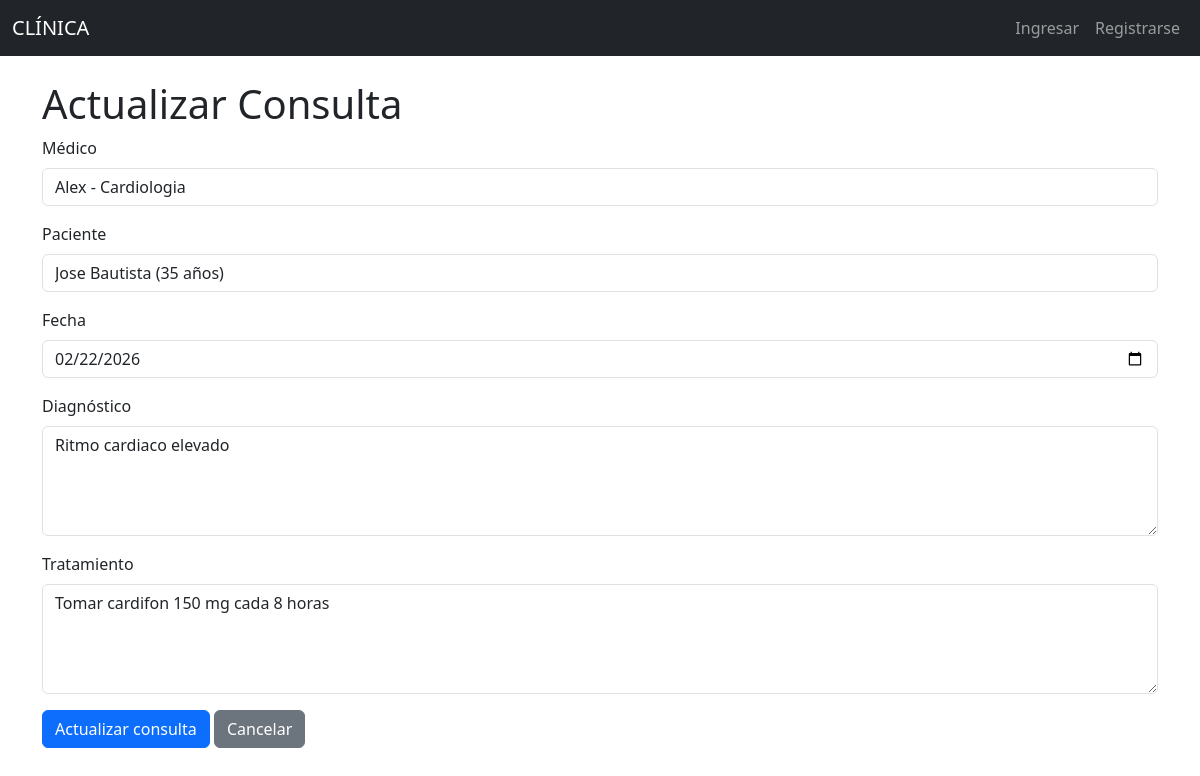
The app's page /consultas/edit/2 with its own data.
### models/consulta_model.py (models this page shows, shortened)
class Consulta(db.Model):
    __tablename__ = "consultas"
    id = db.Column(db.Integer, primary_key=True)
    fecha = db.Column(db.DateTime, nullable=False)
    diagnostico = db.Column(db.String(250), nullable=False)
    tratamiento = db.Column(db.String(250), nullable=False)
    medico_id = db.Column(db.Integer, db.ForeignKey('medicos.id'), nullable=False)
    paciente_id = db.Column(db.Integer, db.ForeignKey('pacientes.id'), nullable=False)
    medico = db.relationship('Medico', back_populates='consultas')
    paciente = db.relationship('Paciente', back_populates='consultas')
    @staticmethod
    def get_by_id(id):
        return Consulta.query.get(id)

### models/medico_model.py (models this page shows, shortened)
class Medico(db.Model):
    __tablename__ = "medicos"
    id = db.Column(db.Integer, primary_key=True)
    nombre = db.Column(db.String(80), nullable=False)
    especialidad = db.Column(db.String(100), nullable=False)
    telefono = db.Column(db.String(20), nullable=False)
    correo = db.Column(db.String(100), nullable=False)
    consultas = db.relationship('Consulta', back_populates='medico', cascade="all, delete-orphan")
    def delete(self):
        db.session.delete(self)
        db.session.commit()

### models/paciente_model.py (models this page shows, shortened)
class Paciente(db.Model):
    __tablename__ = "pacientes"
    id = db.Column(db.Integer, primary_key=True)
    nombre = db.Column(db.String(80), nullable=False)
    edad = db.Column(db.Integer, nullable=False)
    direccion = db.Column(db.String(200), nullable=False)
    telefono = db.Column(db.String(20), nullable=False)
    consultas = db.relationship('Consulta', back_populates='paciente', cascade="all, delete-orphan")
    def delete(self):
        db.session.delete(self)
        db.session.commit()

### controllers/consulta_controller.py (the view, shortened to what this page needs)
@consulta_bp.route("/edit/<int:id>", methods=['GET', 'POST'])
def edit(id):
    consulta = Consulta.get_by_id(id)
    medicos = Medico.query.all()
    pacientes = Paciente.query.all()
    return consulta_view.edit(consulta, medicos, pacientes)

### run.py (called while the page is built)
@app.context_processor
def inject_active_path():
    def is_active(path):
        return 'active' if request.path == path else ''
    return(dict(is_active = is_active))

### view/consulta_view.py (called while the page is built)
def edit(consulta, medicos, pacientes):
    return render_template('consultas/edit.html', consulta=consulta, medicos=medicos, pacientes=pacientes)

### templates/consultas/edit.html (shortened to what this page needs)
{% extends 'base.html' %}
{% block content %}
<h1>Actualizar Consulta</h1>
<form action="{{ url_for('consulta.edit', id=consulta.id) }}" method="POST">
    <div class="mb-3">
        <label for="" class="form-label">Médico</label>
        <select name="medico_id" class="form-control" required>
            {% for medico in medicos %}
                <option value="{{ medico.id }}" {% if medico.id == consulta.medico_id %} selected {% endif %}>
                    {{ medico.nombre }} - {{ medico.especialidad }}
                </option>
            {% endfor %}
        </select>
    </div>
    <div class="mb-3">
        <label for="" class="form-label">Paciente</label>
        <select name="paciente_id" class="form-control" required>
            {% for paciente in pacientes %}
                <option value="{{ paciente.id }}" {% if paciente.id == consulta.paciente_id %} selected {% endif %}>
                    {{ paciente.nombre }} ({{ paciente.edad }} años)
                </option>
            {% endfor %}
        </select>
    </div>
    <div class="mb-3">
        <label for="" class="form-label">Fecha</label>
        <input type="date" class="form-control" name="fecha" value="{{ consulta.fecha.strftime('%Y-%m-%d') }}" required>
    </div>
    <div class="mb-3">
        <label for="" class="form-label">Diagnóstico</label>
        <textarea class="form-control" name="diagnostico" rows="4" required>{{ consulta.diagnostico }}</textarea>
    </div>
    <div class="mb-3">
        <label for="" class="form-label">Tratamiento</label>
        <textarea class="form-control" name="tratamiento" rows="4" required>{{ consulta.tratamiento }}</textarea>
    </div>
    <button type="submit" class="btn btn-primary">Actualizar consulta</button>
    <a class="btn btn-secondary" href="/consultas/">Cancelar</a>
</form>
{% endblock %}

### records on screen
Consulta: medico_id "Alex - Cardiologia", paciente_id "Jose Bautista (35 años)", fecha "02/22/2026", diagnostico "Ritmo cardiaco elevado", tratamiento "Tomar cardifon 150 mg cada 8 horas"
